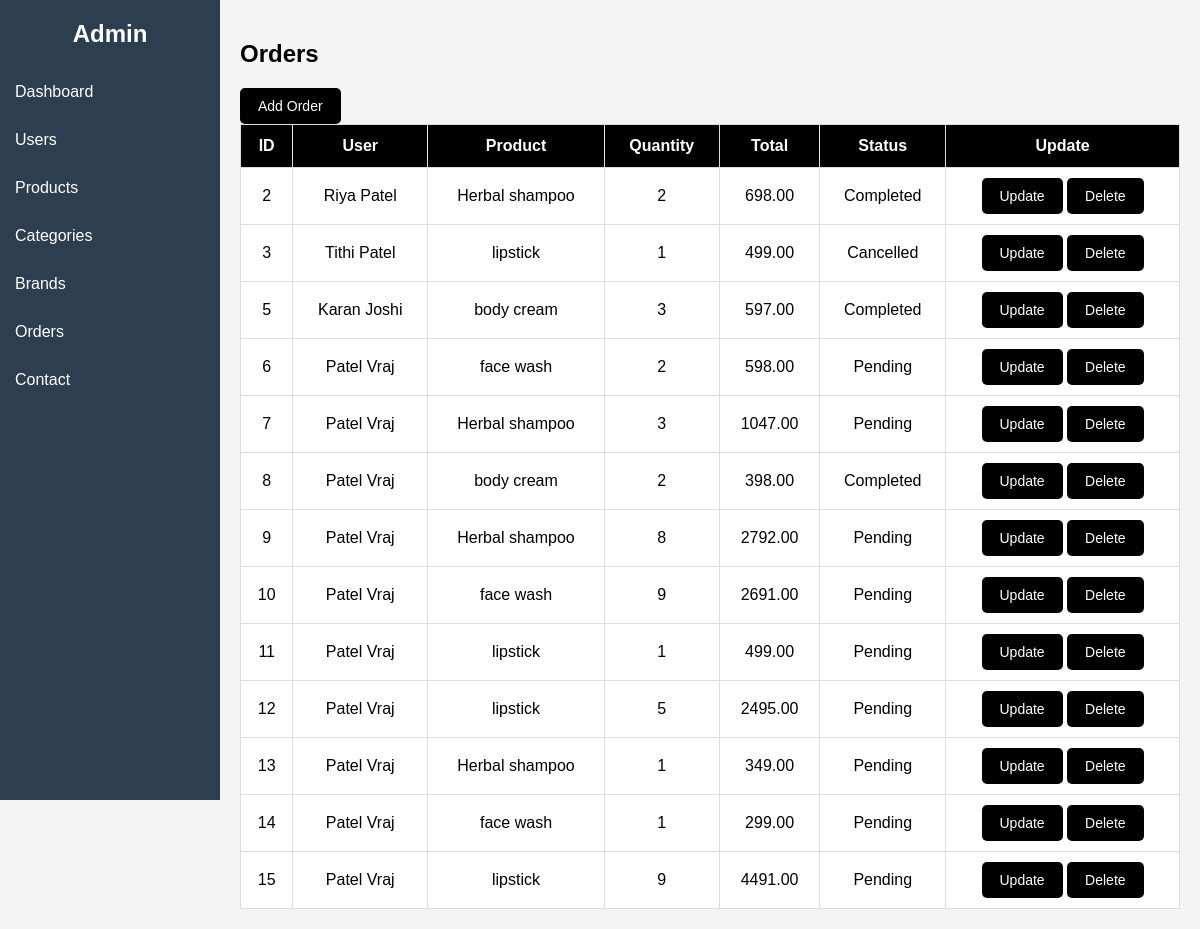
/admin/admin_dashboard.php?page=orders, run on an earlier commit of the app's database.
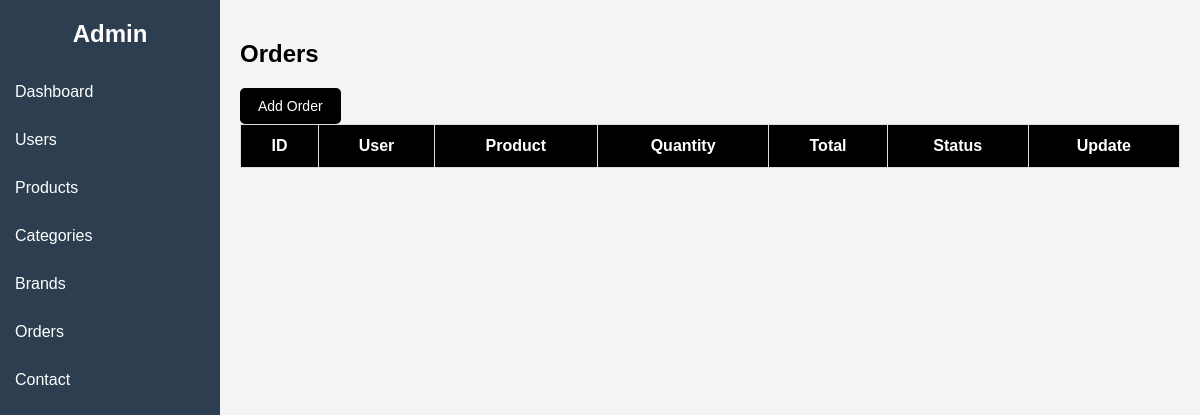
And on a later commit of the database.
### tables this page shows
CREATE TABLE `orders` (
  `order_id` int(15) NOT NULL,
  `order_date` timestamp NOT NULL DEFAULT current_timestamp(),
  `status` varchar(15) NOT NULL,
  `price` decimal(10,2) NOT NULL,
  `quantity` int(10) NOT NULL,
  `total_amount` decimal(10,2) NOT NULL,
  `user_id` int(15) NOT NULL,
  `product_id` int(15) NOT NULL
);

CREATE TABLE `user` (
  `user_id` int(15) NOT NULL,
  `name` varchar(50) NOT NULL,
  `email` varchar(100) NOT NULL,
  `password` varchar(255) NOT NULL,
  `phone` varchar(10) NOT NULL,
  `address` text NOT NULL
);

CREATE TABLE `products` (
  `product_id` int(15) NOT NULL,
  `product_name` varchar(100) NOT NULL,
  `price` decimal(10,2) NOT NULL,
  `stock` int(10) NOT NULL,
  `description` text DEFAULT NULL,
  `image` varchar(150) DEFAULT NULL,
  `category_id` int(15) NOT NULL,
  `brand_id` int(15) NOT NULL
);

### admin/show_orders.php (the view, shortened to what this page needs)
<!DOCTYPE html>
<html lang="en">
<head>
    <link rel="stylesheet" href="css/ord.css">
</head>
<body>
    <h2>Orders</h2>
    <button onclick="document.getElementById('addOrderModal').style.display='block'">Add Order</button>
    <table>
        <tr>
            <th>ID</th>
            <th>User</th>
            <th>Product</th>
            <th>Quantity</th>
            <th>Total</th>
            <th>Status</th>
            <th>Update</th>
        </tr>
        <?php
        while ($row = mysqli_fetch_assoc($result)) {
            ?>
            <tr>
                <td>
                    <?php echo $row['order_id']; ?>
                </td>
                <td>
                    <?php echo $row['user_name']; ?>
                </td>
                <td>
                    <?php echo $row['product_name']; ?>
                </td>
                <td>
                    <?php echo $row['quantity']; ?>
                </td>
                <td>
                    <?php echo $row['total_amount']; ?>
                </td>
                <td>
                    <?php echo $row['status']; ?>
                </td>
                <td>
                    <button onclick="openEditModal(
                        <?php echo $row['order_id']; ?>,
                        <?php echo $row['user_id']; ?>,
                        <?php echo $row['product_id']; ?>,
                        <?php echo $row['quantity']; ?>,
                        '<?php echo $row['status']; ?>'
                    )">Update</button>
                    <button onclick="deleteOrder(<?php echo $row['order_id']; ?>)">Delete</button>
                </td>
            </tr>
            <?php
        }
        ?>
    </table>
</body>
</html>

What changed in the data, as far as the page shows it:
removed orders: order_id "2", user.name "Riya Patel", product.product_name "Herbal shampoo", quantity "2", total_amount "698.00", status "Completed"
removed orders: order_id "3", user.name "Tithi Patel", product.product_name "lipstick", quantity "1", total_amount "499.00", status "Cancelled"
removed orders: order_id "5", user.name "Karan Joshi", product.product_name "body cream", quantity "3", total_amount "597.00", status "Completed"
removed orders: order_id "6", user.name "Patel Vraj", product.product_name "face wash", quantity "2", total_amount "598.00", status "Pending"
removed orders: order_id "7", user.name "Patel Vraj", product.product_name "Herbal shampoo", quantity "3", total_amount "1047.00", status "Pending"
removed orders: order_id "8", user.name "Patel Vraj", product.product_name "body cream", quantity "2", total_amount "398.00", status "Completed"
removed orders: order_id "9", user.name "Patel Vraj", product.product_name "Herbal shampoo", quantity "8", total_amount "2792.00", status "Pending"
removed orders: order_id "10", user.name "Patel Vraj", product.product_name "face wash", quantity "9", total_amount "2691.00", status "Pending"
removed orders: order_id "11", user.name "Patel Vraj", product.product_name "lipstick", quantity "1", total_amount "499.00", status "Pending"
removed orders: order_id "12", user.name "Patel Vraj", product.product_name "lipstick", quantity "5", total_amount "2495.00", status "Pending"
removed orders: order_id "13", user.name "Patel Vraj", product.product_name "Herbal shampoo", quantity "1", total_amount "349.00", status "Pending"
removed orders: order_id "14", user.name "Patel Vraj", product.product_name "face wash", quantity "1", total_amount "299.00", status "Pending"
removed orders: order_id "15", user.name "Patel Vraj", product.product_name "lipstick", quantity "9", total_amount "4491.00", status "Pending"
